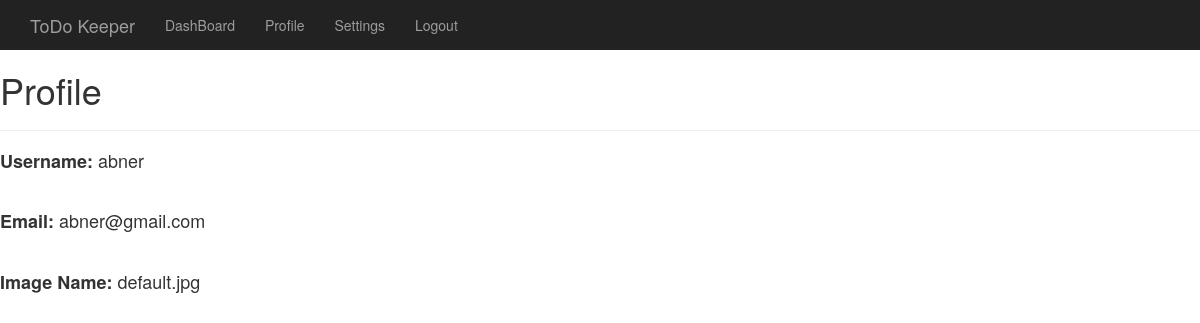
/dashboard/profile (signed in), run on the app's committed database.
### app.py (models this page shows, shortened)
class User(UserMixin,db.Model): #Add UserMixin to DataBase Model
    id = db.Column(db.Integer, primary_key=True)
    username = db.Column(db.String(15), unique=True, nullable=False)
    email = db.Column(db.String(50), unique=True, nullable=False)
    password = db.Column(db.String(80),nullable=False)
    image_file = db.Column(db.String(20), nullable=False, default='default.jpg')
    tasks = db.relationship('Task',backref='creatorOfTask',lazy=True)

### app.py (the view)
@app.route('/dashboard/profile', methods=['GET','POST'])
@login_required
def profile():
    userStatus = current_user.is_active
    return render_template('profile.html',userStatus=userStatus,user=current_user)

### app.py (called while the page is built)
@login_manager.user_loader
def load_user(user_id):
        return User.query.get(int(user_id))

### templates/profile.html (shortened to what this page needs)
{% extends "index.html" %}
{% block styles %}
{{super()}}
<link rel="stylesheet" href="{{url_for('.static', filename='dashboard.css')}}">
{% endblock %}
{% block content %}
    <h1>Profile</h1><hr>
    <h4><strong>Username: </strong> {{ user.username }}</h4> <br>
    <h4><strong>Email: </strong> {{ user.email }}</h4><br>
    <h4><strong>Image Name: </strong> {{ user.image_file }}</h4><br>
{% endblock %}

### static/dashboard.css (style rules this page uses)
body { padding-top: 50px; }

### data on the page
User: username "abner", email "abner@gmail.com", image_file "default.jpg"
